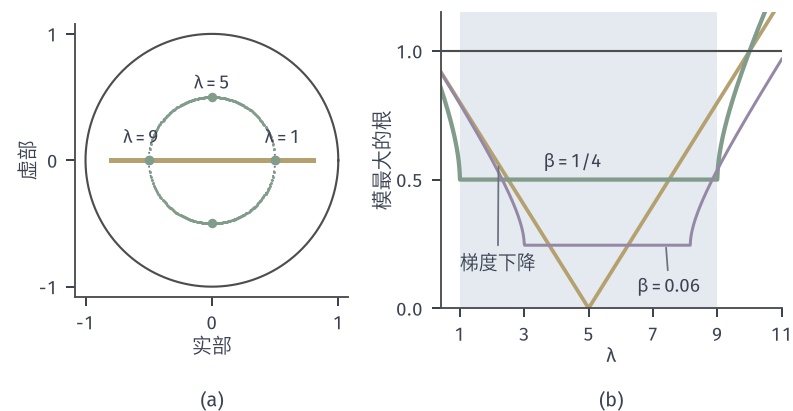

The script that drew this image:
from pathlib import Path
import sys
ROOT = next(p for p in Path(__file__).resolve().parents if (p/'build.sh').is_file() and (p/'tex/book.tex').is_file())
sys.path.insert(0, str(ROOT/'figures/00-shared/mathematical-preliminaries-upper/00-shared/comprehension-figures'))
from support import figure, save, BLUE, GREEN, YELLOW, RED, PURPLE, INK, MUTED, GRID, BLUE_FILL, GREEN_FILL, YELLOW_FILL, RED_FILL, PURPLE_FILL
import numpy as np
HERE = Path(__file__).resolve().parent
STROKE = '#4C4D4F'
def panel(fig, left, right, top, bottom, wspace=.25, hspace=.2):
    fig.set_layout_engine(None)
    fig.subplots_adjust(left=left, right=right, top=top, bottom=bottom, wspace=wspace, hspace=hspace)
def tag(fig, ax, s, y=None, d=.085):
    p = ax.get_position(); fig.text((p.x0+p.x1)/2, (p.y0-d) if y is None else y, s, ha='center', va='top')
# 贯穿例：f(x)=(x1^2+9 x2^2)/2，x0=(9,1)，mu=1，L=9，kappa=9。
H = np.array([1., 9.]); X0 = np.array([9., 1.])
def f_ex(x): return .5*(H*np.asarray(x)**2).sum(-1)
def contour_ex(ax, xr, yr, levels):
    X,Y = np.meshgrid(np.linspace(*xr,700), np.linspace(*yr,500))
    ax.contour(X,Y,.5*(X**2+9*Y**2),levels=levels,colors=[BLUE],linewidths=.65)
def path(ax, P, c, ms=3.2, lw=1.2, **k):
    P=np.asarray(P); ax.plot(P[:,0],P[:,1],'-o',color=c,lw=lw,ms=ms,mew=0,zorder=4,**k)
def opt(ax, x=0, y=0): ax.plot([x],[y],'o',ms=4.8,color=RED,mew=0,zorder=6)
# 重球特征根：alpha=beta=1/4，lambda∈[1,9]。
fig,(a,b)=figure(width_mm=112,height_mm=58,ncols=2,gridspec_kw={'width_ratios':[1,1.25]})
panel(fig,.095,.985,.97,.25,wspace=.3)
def roots(l,al,be):
    return np.roots([1,-(1+be-al*l),be])
th=np.linspace(0,2*np.pi,300); a.plot(np.cos(th),np.sin(th),color=STROKE,lw=.85); a.plot(.5*np.cos(th),.5*np.sin(th),color=MUTED,lw=.7,ls=':')
L=np.linspace(1,9,120); R=np.array([roots(l,.25,.25) for l in L])
for i in range(2): pass
a.plot(np.real(R).flatten(),np.imag(R).flatten(),'.',color=GREEN,ms=2.4,mew=0)
g=1-.2*L; a.plot(g,0*g,color=YELLOW,lw=2)
for l,lab,dx,dy in ((1,r'$\lambda=1$',.06,.13),(9,r'$\lambda=9$',-.06,.13),(5,r'$\lambda=5$',0,.56)):
    r=roots(l,.25,.25); a.plot(np.real(r),np.imag(r),'o',color=GREEN,ms=3.8,mew=0,zorder=6)
    a.text(np.real(r[0])+dx,np.imag(r[0])*0+dy,lab,fontsize=7.5,ha='center')
a.set_xlim(-1.08,1.08); a.set_ylim(-1.08,1.08); a.set_aspect('equal'); a.set_xlabel('实部',labelpad=1); a.set_ylabel('虚部',labelpad=0); a.set_xticks([-1,0,1]); a.set_yticks([-1,0,1])
ll=np.linspace(.4,11,1000); md=lambda al,be:np.array([np.max(np.abs(roots(l,al,be))) for l in ll])
b.axvspan(1,9,color=BLUE_FILL,lw=0); b.plot(ll,np.abs(1-.2*ll),color=YELLOW,lw=1.5); b.plot(ll,md(.25,.25),color=GREEN,lw=1.7); b.plot(ll,md(.19,.06),color=PURPLE,lw=1.2)
b.axhline(1,color=STROKE,lw=.85)
b.text(1.3,.09,'$\\beta=0$',fontsize=7.5,color=INK) if 0 else None
b.text(3.6,.545,r'$\beta=1/4$',fontsize=7.5,color=INK,ha='left'); b.annotate(r'$\beta=0.06$',xy=(7.4,.245),xytext=(7.5,.06),fontsize=7.5,ha='center',arrowprops=dict(arrowstyle='-',color=MUTED,lw=.7,shrinkA=1,shrinkB=1))
b.text(8.1,.18,'梯度下降',fontsize=7.5,color=INK,ha='left') if 0 else None
b.annotate('梯度下降',xy=(2.2,1-.44),xytext=(1.0,.15),fontsize=7.5,arrowprops=dict(arrowstyle='-',color=MUTED,lw=.7,shrinkA=1,shrinkB=1))
b.set_xlim(.4,11); b.set_ylim(0,1.15); b.set_xticks([1,3,5,7,9,11]); b.set_yticks([0,.5,1]); b.set_xlabel(r'$\lambda$',labelpad=1); b.set_ylabel('模最大的根',labelpad=1)
tag(fig,a,'(a)',y=.05); tag(fig,b,'(b)',y=.05)
save(fig,HERE,'figure',{'alpha_beta':[.25,.25]})
